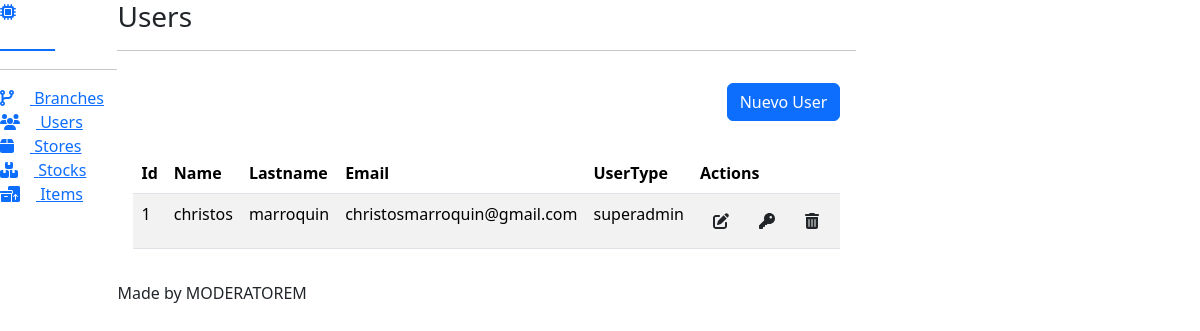
Before: /users/ with the older database file.
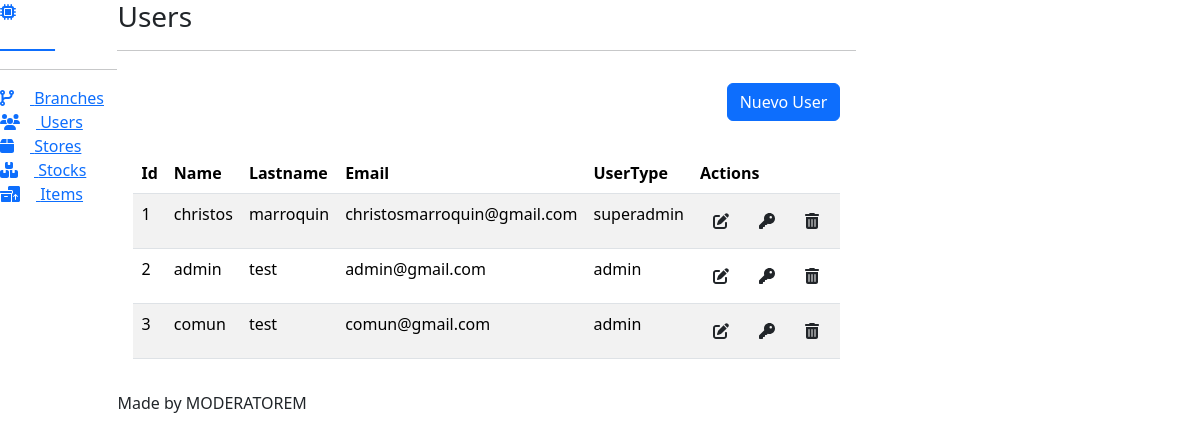
After: the same page with the newer database file.
### apps/users/models.py (models this page shows, shortened)
class User(AbstractBaseUser, PermissionsMixin):
    class UserType(models.TextChoices):
        SUPER_ADMIN = "superadmin"
        ADMIN = "admin"
        COMMON = "common"
    email = models.EmailField("Email", unique=True, max_length=100)
    name = models.CharField("Name", max_length=100, blank=False, null=False)
    last_name = models.CharField("Lastname", max_length=100, blank=False, null=False)
    user_type = models.CharField(
        "User type", max_length=20, choices=UserType.choices, blank=False, null=False
    )
    created_at = models.DateTimeField(auto_now_add=True)
    updated_at = models.DateTimeField(auto_now=True)
    is_active = models.BooleanField(default=True)
    is_staff = models.BooleanField(default=False)
    objects = UserManager()
    class Meta:
        verbose_name = "User"
        verbose_name_plural = "Users"
    USERNAME_FIELD = "email"
    REQUIRED_FIELDS = ["name", "last_name", "user_type"]

### apps/users/views.py (the view)
# urls.py: path("", views.ListUsers.as_view(), name="index"),
class ListUsers(generic.ListView):
    template_name = "users/index.html"
    context_object_name = "users"
    model = models.User
    queryset = model.objects.filter(is_active=True)

### templates/users/index.html (shortened to what this page needs)
{% extends 'index.html' %}
{% block body %}
  <div class="d-flex justify-content-end align-items-center">
    <div class="col-12 text-end p-3">
      <a href="{% url 'users:create' %}" class="btn btn-primary">Nuevo User</a>
    </div>
  </div>
  {% if users %}
    <div class="d-flex justify-content-center">
      <div class="col-12 p-3">
        <table class="table patientsHeadClass table-striped">
          <thead>
            <tr>
              <th>Id</th>
              <th>Name</th>
              <th>Lastname</th>
              <th>Email</th>
              <th>UserType</th>
              <th>Actions</th>
            </tr>
          </thead>
          <tbody>
            {% for user in users %}
              <tr>
                <td>{{ user.id }}</td>
                <td>{{ user.name }}</td>
                <td>{{ user.last_name }}</td>
                <td>{{ user.email }}</td>
                <td>{{ user.user_type }}</td>
                <td>
                  <a class="btn" href="{% url 'users:update' user.id %}"><i class="fa-solid fa-pen-to-square"></i></a>
                  <a class="btn" href="{% url 'users:change_password' user.id %}"><i class="fa-solid fa-key"></i></a>
                  <button class="btn" onclick="openModal('#modal_user','{% url 'users:delete' user.id %}')"><i class="fa-solid fa-trash-can"></i></button>
                </td>
              </tr>
            {% endfor %}
          </tbody>
        </table>
      </div>
    </div>
  {% else %}
    <h1>No existen users</h1>
  {% endif %}
{% endblock %}

Changed rows visible on the page:
added User: id "2", name "admin", last_name "test", email "admin@gmail.com", user_type "admin"
added User: id "3", name "comun", last_name "test", email "comun@gmail.com", user_type "admin"
